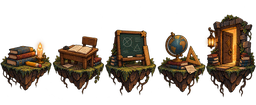
#> input picture assets/map/islands.png, 256 x 105 px, shrunk from 1959 x 803 before the run
$ python make-classroom-variants.py
#> lines starting #> are read from the running program, lines starting #| are printed output that depends on the picture
"""Make the per-classroom versions of the map art, so classrooms 2 and 3 don't reuse classroom 1's.

Usage:
    python scripts/make-classroom-variants.py

Reads assets/map/islands.png and assets/map/dream.png (classroom 1 keeps these) and writes
    assets/map/islands-2.webp, assets/map/dream-2.webp   classroom 2 ("olive"): fresher green moss, greener mist
    assets/map/islands-3.webp, assets/map/dream-3.webp   classroom 3 ("blue"): frosty teal moss, cooler night
The changes are deliberately small: same drawings, only the moss and the overall colour grade differ.
Tune the numbers in VARIANTS and run again. Requires Pillow and numpy.
"""
from pathlib import Path

import numpy as np
from PIL import Image

ROOT = Path(__file__).resolve().parent.parent
MAP = ROOT / 'assets/map'

# moss_hue: degrees added to the hue of moss/grass pixels (yellow-green hues only).
# moss_sat: multiplies their saturation. grade: per-channel multiply for the whole image.
VARIANTS = {
    2: {'moss_hue': 35, 'moss_sat': 1.2, 'grade': (0.97, 1.04, 0.93), 'bg_grade': (1.04, 1.02, 0.88)},
    3: {'moss_hue': 110, 'moss_sat': 0.75, 'grade': (0.88, 0.96, 1.14), 'bg_grade': (0.88, 0.96, 1.1)},
}
MOSS_HUE_RANGE = (38, 130)  # Degrees: the olive moss (bare wood and rock sit below this)
MOSS_MIN_SAT = 0.25
MOSS_MAX_VALUE = 0.62  # Moss is fairly dark; brighter yellows (pencil, candle, door light) stay as drawn


# RGB (0-1 floats, HxWx3) -> HSV with hue in degrees.
def rgb_to_hsv(rgb):
    r, g, b = rgb[..., 0], rgb[..., 1], rgb[..., 2]
    mx = rgb.max(-1)
    mn = rgb.min(-1)
    d = mx - mn
    h = np.zeros_like(mx)
    safe = d > 1e-6
    rm = safe & (mx == r)
    gm = safe & (mx == g) & ~rm
    bm = safe & ~rm & ~gm
    h[rm] = ((g - b)[rm] / d[rm]) % 6
    h[gm] = (b - r)[gm] / d[gm] + 2
    h[bm] = (r - g)[bm] / d[bm] + 4
    h *= 60
    s = np.where(mx > 1e-6, d / np.maximum(mx, 1e-6), 0)
    return np.stack([h, s, mx], -1)


# HSV (hue in degrees) -> RGB floats.
def hsv_to_rgb(hsv):
    h, s, v = hsv[..., 0] % 360, hsv[..., 1], hsv[..., 2]
    c = v * s
    x = c * (1 - np.abs((h / 60) % 2 - 1))
    m = v - c
    zeros = np.zeros_like(h)
    sector = (h // 60).astype(int)
    r = np.choose(sector, [c, x, zeros, zeros, x, c])
    g = np.choose(sector, [x, c, c, x, zeros, zeros])
    b = np.choose(sector, [zeros, zeros, x, c, c, x])
    return np.stack([r + m, g + m, b + m], -1)


# Recolours the moss and applies a colour grade; keeps the alpha channel.
def recolour(image, moss_hue, moss_sat, grade):
    arr = np.asarray(image.convert('RGBA'), dtype=np.float64) / 255
    rgb, alpha = arr[..., :3], arr[..., 3:]
    hsv = rgb_to_hsv(rgb)
    lo, hi = MOSS_HUE_RANGE
    moss = (hsv[..., 0] >= lo) & (hsv[..., 0] <= hi) & (hsv[..., 1] >= MOSS_MIN_SAT) & (hsv[..., 2] <= MOSS_MAX_VALUE)
    # Feather the edges of the hue range so there's no hard seam.
    centre, half = (lo + hi) / 2, (hi - lo) / 2
    weight = np.clip(1.4 - np.abs(hsv[..., 0] - centre) / half, 0, 1) * moss
    hsv[..., 0] += moss_hue * weight
    hsv[..., 1] *= 1 + (moss_sat - 1) * weight
    out = hsv_to_rgb(hsv) * np.array(grade)
    out = np.clip(np.concatenate([out, alpha], -1), 0, 1)
    return Image.fromarray((out * 255).round().astype(np.uint8), 'RGBA')


def main():
    islands = Image.open(MAP / 'islands.png')
#> islands is the input picture: PIL image 256x105 RGBA; mean R, G, B, A 31, 21.3, 11.3, 89.3
    dream = Image.open(MAP / 'dream.png')
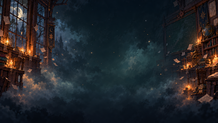
#> input picture assets/map/dream.png, 218 x 123 px, shrunk from 1672 x 941 before the run
#> dream is the input picture: PIL image 218x123 RGB; mean R, G, B 35.4, 37.8, 42
    for room, v in VARIANTS.items():
        recolour(islands, v['moss_hue'], v['moss_sat'], v['grade']).save(MAP / f'islands-{room}.webp', quality=90, method=6)
        # The background has some moss and trees too; same hue shift, gentler grade.
        recolour(dream, v['moss_hue'] * 0.6, 1, v['bg_grade']).convert('RGB').save(MAP / f'dream-{room}.webp', quality=88, method=6)
        print(f'classroom {room}: islands-{room}.webp, dream-{room}.webp')
#> this loop made 2 passes
#> pass 1, in recolour, `rgb, alpha = arr[..., :3], arr[..., 3:]`:
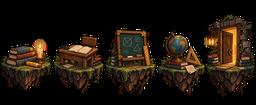
#> rgb: shape (105, 256, 3) float64; mean R, G, B 0.122, 0.0835, 0.0445
#> pass 1, in recolour, `rgb, alpha = arr[..., :3], arr[..., 3:]`:
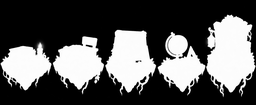
#> alpha: shape (105, 256, 1) float64; min 0, max 1, mean 0.35
#> pass 1, in rgb_to_hsv, `r, g, b = rgb[..., 0], rgb[..., 1], rgb[..., 2]`:
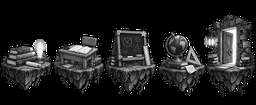
#> r: shape (105, 256) float64; min 0, max 1, mean 0.122


if __name__ == '__main__':
    main()
